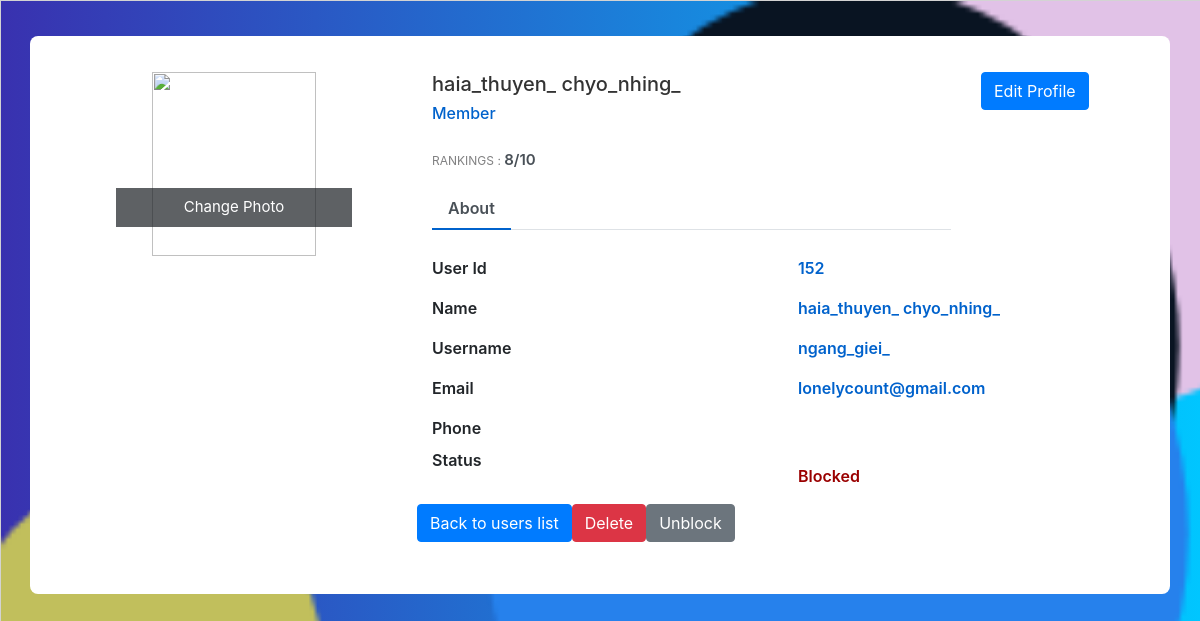
Page /view/user/profile.php?id=152 (signed in) on the earlier database version.
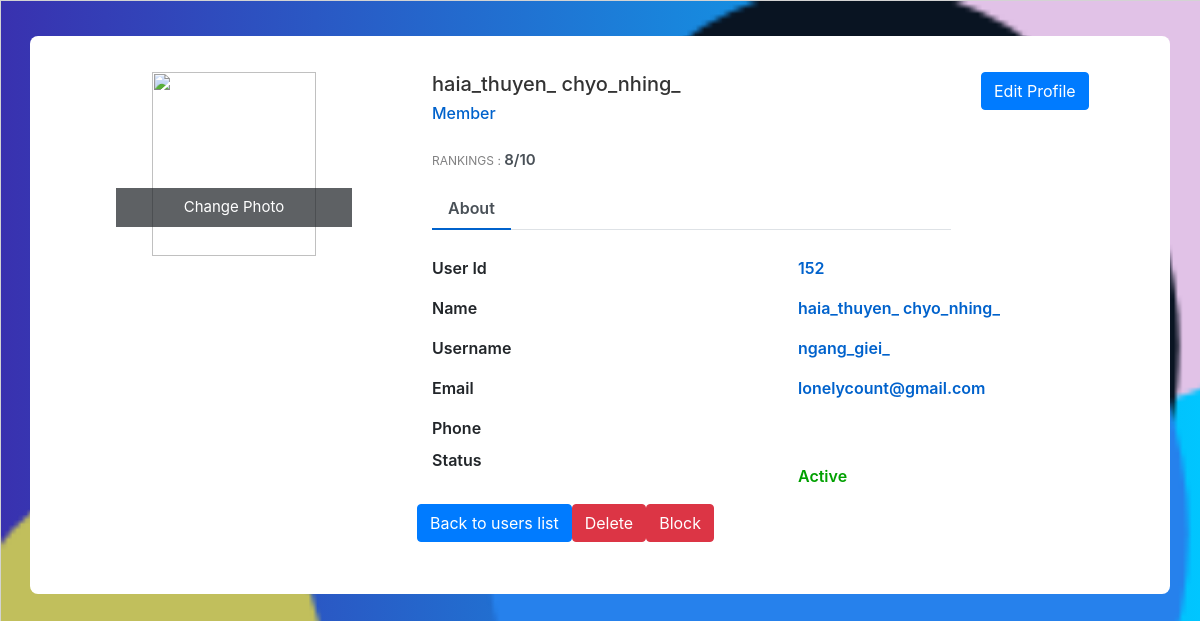
Same page on the later database version.
### view/user/profile.php (the view, shortened to what the changed rows need)
<link href="//maxcdn.bootstrapcdn.com/bootstrap/4.1.1/css/bootstrap.min.css" rel="stylesheet" id="bootstrap-css">
<link href="../../css/userProfile.css" rel="stylesheet">
<link href="../../css/style.css" rel="stylesheet">
<?php
include '../../model/connection/conn.php';
$userID = $_REQUEST['id'];
$sql = "SELECT * FROM member WHERE `mem_id`='$userID' ";
$stmt = $conn->query($sql);
$user = $stmt->fetch();
?>
<div class="container emp-profile">
    <form method="post">
        <div class="row">
            <div class="col-md-8">
                <div class="tab-content profile-tab" id="myTabContent">
                    <div class="tab-pane fade show active" id="home" role="tabpanel" aria-labelledby="home-tab">
                        <div class="row">
                            <div class="col-md-6">
                                <p><?php if ($user['status'] == 0) {
                                        echo '<p style="color: #00A000">Active</p>';
                                    } else {
                                        echo '<p style="color: #9A0000">Blocked</p>';
                                    } ?></p>
                            </div>
                        </div>
                        <div class="row">
                            <a href="display.php" class="btn btn-primary">Back to users list</a>
                            <?php if ($_SESSION['user']['role'] == 1):{ ?>
                                <a class="btn btn-danger"
                                   href="../../model/user/delete.php?id=<?php echo $user['mem_id'] ?>">Delete</a>
                                <?php if ($user['status'] == 0): ?>
                                    <a class="btn btn-danger"
                                       href="../../model/user/block.php?id=<?php echo $user['mem_id'] ?>">Block</a>
                                <?php elseif ($user['status'] == 1): ?>
                                    <a class="btn btn-secondary"
                                       href="../../model/user/unblock.php?id=<?php echo $user['mem_id'] ?>">Unblock</a>
                                <?php endif;
                            } ?>
                            <?php endif; ?>
                        </div>
                    </div>
                </div>
            </div>
        </div>
    </form>
</div>

Differences in the rows shown:
changed member "haia_thuyen_": status 1 → 0 (drawn)
Other differences:
text no longer shown: "Blocked Unblock"
text now shown: "Active Block"
